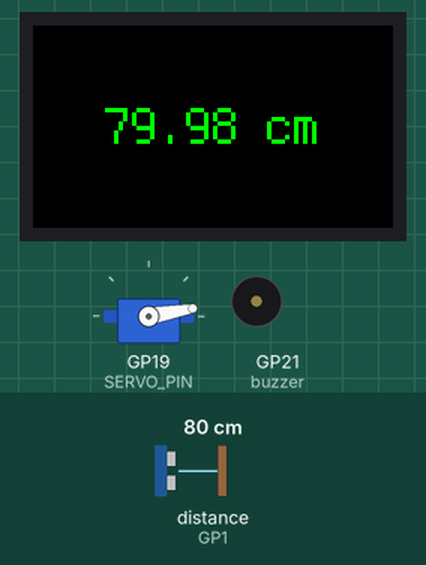
Recording of a program running on a simulated Raspberry Pi Pico running CircuitPython. Parts: servo, 240×135 colour display, buzzer (waves = sounding, pin HIGH). Inputs (shaded band) come from the test bench; at power-on: distance to the obstacle (sensor on GP1) 80 cm. The echo pulse lasts 58.3 µs per cm; what the program prints to the serial console is not drawn.

Above: at 1.2 s.
1.3 s: distance to the obstacle (sensor on GP1) set to 12 cm
At 1.77 s:
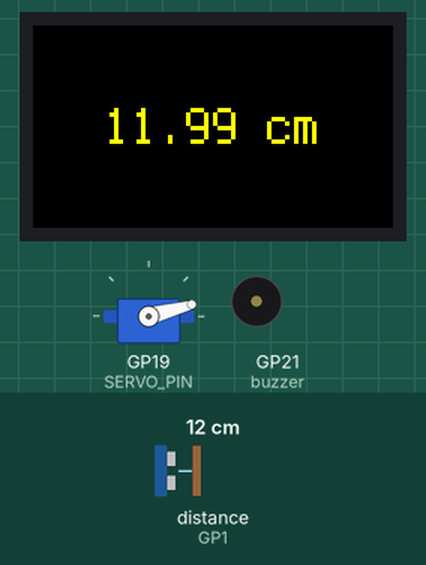
4.3 s: distance to the obstacle (sensor on GP1) set to 9 cm
At 5.4 s:
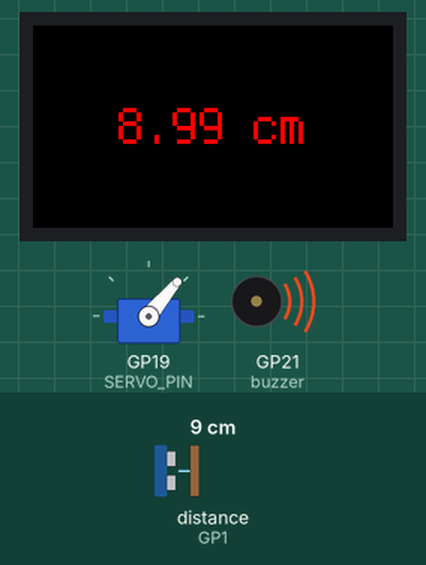
7.3 s: distance to the obstacle (sensor on GP1) set to 18 cm
At 8.4 s:
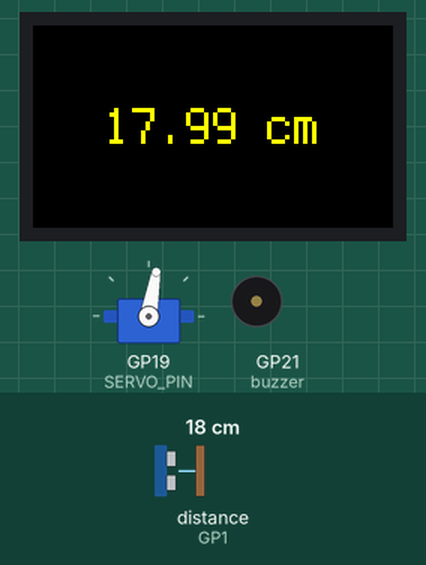
10.3 s: distance to the obstacle (sensor on GP1) set to 2 cm
At 11.4 s:
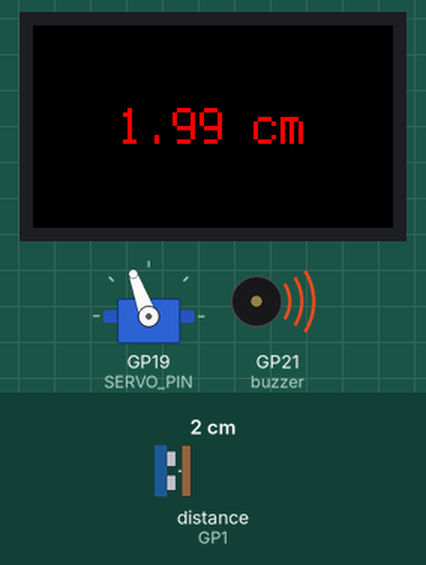
13.3 s: distance to the obstacle (sensor on GP1) set to 35 cm
At 14.4 s:
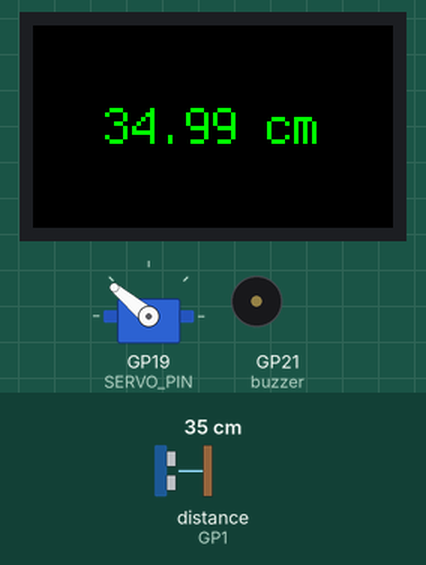
16.3 s: distance to the obstacle (sensor on GP1) set to 4 cm
At 17.4 s:
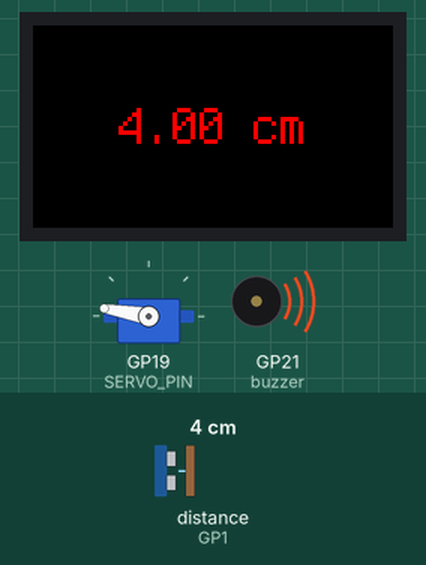
Timing chart, 0 to 22.5 s (numbered marks = the images above; inputs shaded):
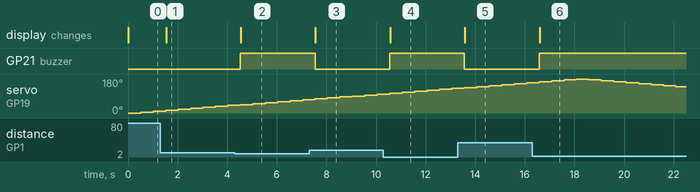

Measured:
- the behaviour switches between 11 and 10 cm on distance to the obstacle (sensor on GP1) (found by bisection; images 1 and 2)
- after the input at 1.3 s, the display: changes after 0.24 s (image 1)
- after the input at 4.3 s, GP21 (buzzer): LOW → HIGH after 0.23 s; the display: changes after 0.25 s (image 2)
- after the input at 7.3 s, GP21 (buzzer): HIGH → LOW after 0.24 s; the display: changes after 0.26 s (image 3)
- after the input at 10.3 s, GP21 (buzzer): LOW → HIGH after 0.25 s; the display: changes after 0.27 s (image 4)
- after the input at 13.3 s, GP21 (buzzer): HIGH → LOW after 0.26 s; the display: changes after 0.28 s (image 5)
- after the input at 16.3 s, GP21 (buzzer): LOW → HIGH after 0.28 s; the display: changes after 0.30 s (image 6)
- by itself, servo on GP19 (SERVO_PIN): rises from 160° to 180° in 1.5 s, then falls to 140° in 4.0 s

The program:

radarCodeBuzzerColor.py
```python
import time
import board
import pwmio
import busio
import digitalio
import displayio
import terminalio
import adafruit_st7789
import adafruit_hcsr04
from fourwire import FourWire
from adafruit_motor import servo
from adafruit_motor import servo
from adafruit_display_shapes.line import Line
from adafruit_display_shapes.circle import Circle
from adafruit_display_text.label import Label

#---------------------------------------------------------------------------------
# Radar Version 1.5
#
# Rotate and display distance as number on the screen.
# Created using cut&paste from examples
#
# Added color change for distance
# Added buzzer for objects too close
#---------------------------------------------------------------------------------

# PIN setup - change to match your setup
TRIGGER_PIN = board.GP0   # Ultrasonic sensor
ECHO_PIN    = board.GP1
SERVO_PIN   = board.GP19  # Servo
BUZZER_PIN  = board.GP21  # Buzzer (fixed on the board)

# Initialize SPI display
displayio.release_displays()
spi = busio.SPI(clock=board.GP10, MOSI=board.GP11, MISO=None)
tft_cs = board.GP9
tft_dc = board.GP8
tft_rst = board.GP12
display_bus = FourWire(spi, command=tft_dc, chip_select=tft_cs, reset=tft_rst)
display = adafruit_st7789.ST7789(display_bus, rotation=270,
                                 width=240, height=135, rowstart=40, colstart=53)

# Display stuff
group = displayio.Group()
display.root_group = group  # Updated to use root_group

# Make label and put it in the middle
center_x, center_y = display.width//2, display.height//2
label=Label(terminalio.FONT, color=0xFFFFFF, scale=3, text="ORCSGirls",
            anchor_point=(0.5,0.5), anchored_position=(center_x,center_y))
group.append(label)   # Add it to the screen

# Make sonar sensor object
sonar = adafruit_hcsr04.HCSR04(trigger_pin=TRIGGER_PIN, echo_pin=ECHO_PIN)

# Create a servo object, my_servo.
pwm = pwmio.PWMOut(SERVO_PIN, duty_cycle=2 ** 15, frequency=50)
my_servo = servo.Servo(pwm)

# Buzzer

# Scanning start and end angle and step size
START_ANGLE = 0
END_ANGLE   = 180
STEP_ANGLE  = 5

# Make the list of angles - this is easier than running two loops
angles =  list(range(START_ANGLE, END_ANGLE, STEP_ANGLE))
angles += list(range(END_ANGLE, START_ANGLE, -STEP_ANGLE))

# Buzzer
buzzer = digitalio.DigitalInOut(BUZZER_PIN)
buzzer.direction = digitalio.Direction.OUTPUT

#---------------------------------------------------------------------------------
def get_distance():
    try:
        return sonar.distance
    except RuntimeError:
        return 0

#---------------------------------------------------------------------------------
def display_distance(distance):
    """ Displays the distance on the LCD screen """
    print(distance)  # For console and plot

    buzzer.value = False
    if distance > 0:
        if distance < 10:
            label.color=0xFF0000
            buzzer.value = True
        elif distance < 20:
            label.color=0xFFFF00
        else:
            label.color=0x00FF00
        label.text=f"{distance:.2f} cm"
    else:
        label.color=0xFF0000
        label.text="Read error"

#---------------------------------------------------------------------------------
# Main sweeping loop
#---------------------------------------------------------------------------------

while True:
    # Loop over angles
    for angle in angles:
        my_servo.angle = angle      # Rotate to the angle
        distance = get_distance()   # Measure distance
        display_distance(distance)  # Put it on the screen - using our routine
        time.sleep(0.5)             # Wait a little
```
